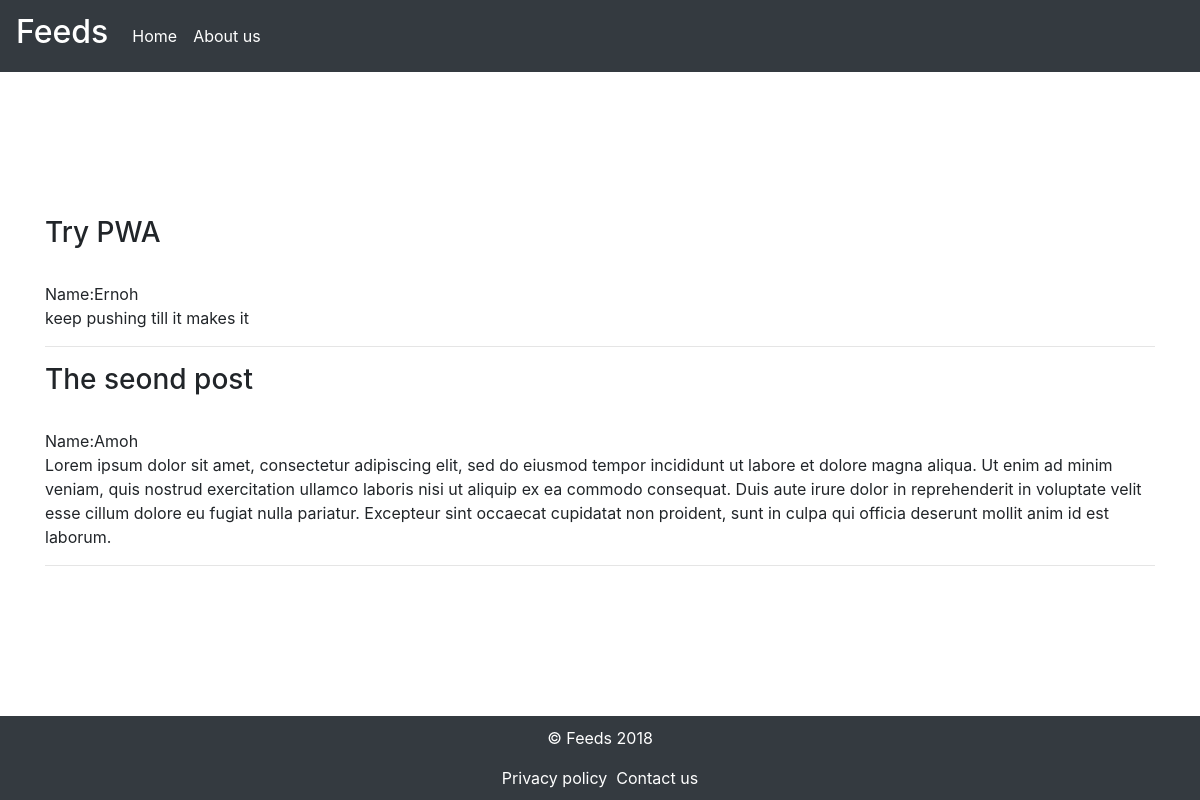
The page / on the database its author committed.
### posts/models.py (models this page shows)
class feed(models.Model):
    id = models.IntegerField(primary_key=True)
    author = models.CharField(max_length=50)
    title = models.CharField(max_length=100)
    body = models.TextField()

### posts/views.py (the view)
# urls.py: path('', views.index,name='index'),
def index(request):
    template = "posts/index.html"
    results = feed.objects.all()
    context = {
        "results": results,
    }
    return render(request, template, context)

### posts/templates/posts/index.html
{% extends 'posts/base.html' %}
{% block content %}
{% load static %}
<br><br><br>
<div class="feeds">
    {% for result in results %}
    <h3>{{result.title}}</h3>
    <br>
    Name:{{result.author}}
    <br>
    <p id="{{result.id}}">
        {{result.body}}
    </p>
    <hr>
    {% endfor %}
</div>
{% endblock %}

### posts/templates/posts/base.html (shortened to what this page needs)
<!DOCTYPE html>
<html>
{% load pwa %}
{% load static %}
<head>
    <link rel="stylesheet" href="https://maxcdn.bootstrapcdn.com/bootstrap/4.0.0-beta.3/css/bootstrap.min.css"
>
</head>
<body>
    <div class="wrapper">
        <nav class="navbar navbar-expand-lg navbar-dark bg-dark">
            <a class="navbar-brand" href="#">
                <h2>Feeds</h2>
            </a>
            <div class="collapse navbar-collapse" id="navbarSupportedContent">
                <ul class="navbar-nav mr-auto">
                    <li class="nav-item active">
                        <a class="nav-link" href="#">Home <span class="sr-only">(current)</span></a>
                    </li>
                    <li class="nav-item active">
                        <a class="nav-link" href="#">About us</a>
                    </li>
                </ul>
            </div>
        </nav>
        <div id="content" class="container">
            <br><br><br>
            {% block content %}
            {% endblock %}
        </div>
        <div class="footer bg-dark">
            <p>&copy Feeds 2018</p>
            <a class="alink" href="#">Privacy policy</a>&nbsp
            <a class="alink" href="#">Contact us</a>
        </div>
    </div>
</body>
</html>

### posts/templates/posts/base.html (style rules this page uses)
.footer { text-align: center; position: absolute; padding: 10px; color: white; width: 100%; bottom: 0; }
.alink { text-decoration: none; color: white; }
#content { padding-bottom: 5%; }
html, body { margin: 0; padding: 0; height: 100%; }
.wrapper { position: relative; min-height: 100%; }

### rows shown on the page
feed: title "Try PWA", author "Ernoh", body "keep pushing till it makes it"
feed: title "The seond post", author "Amoh", body "Lorem ipsum dolor sit amet, consectetur adipiscing elit, sed do eiusmod tempor incididunt ut labore et dolore magna aliqua. Ut enim ad minim veniam, quis nostrud exercitation ullamco laboris nisi ut aliquip ex ea commodo consequat. Duis aute irure dolor in reprehenderit in voluptate velit esse cillum dolore eu fugiat nulla pariatur. Excepteur sint occaecat cupidatat non proident, sunt in culpa qui officia deserunt mollit anim id est laborum."
